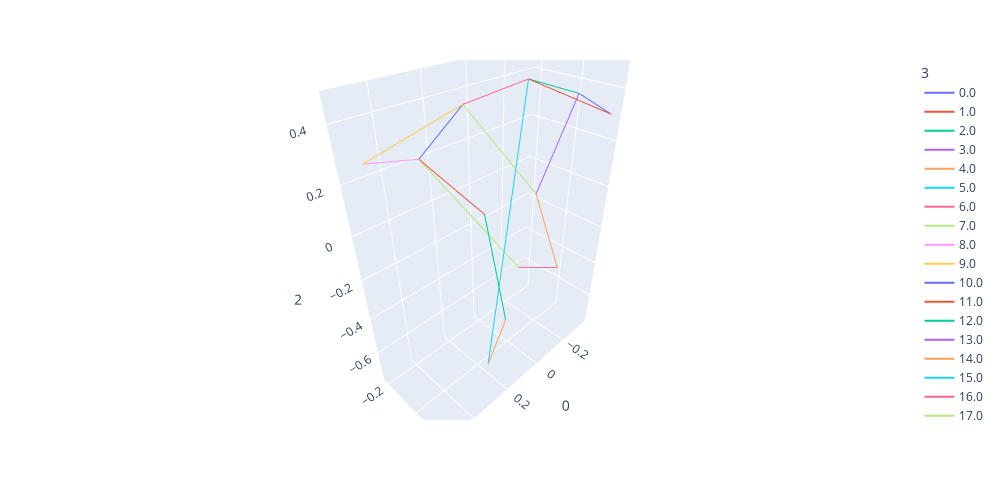

The notebook cell this image was saved under:
### Code cell
fig.update_xaxes()

### Figure 1 — Plotly figure (JSON) as saved in the notebook; plotly's stock layout.template omitted (floating-point values rounded to 4 significant figures)
{"data": [{"hovertemplate": "3=0.0<br>0=%{x}<br>1=%{y}<br>2=%{z}<extra></extra>", "legendgroup": "0.0", "line": {"color": "#636efa", "dash": "solid"}, "mode": "lines", "name": "0.0", "scene": "scene", "showlegend": true, "type": "scatter3d", "x": [-0.2712, -0.3578], "y": [0.07135, 0.1658], "z": [0.3808, 0.3056]}, {"hovertemplate": "3=1.0<br>0=%{x}<br>1=%{y}<br>2=%{z}<extra></extra>", "legendgroup": "1.0", "line": {"color": "#EF553B", "dash": "solid"}, "mode": "lines", "name": "1.0", "scene": "scene", "showlegend": true, "type": "scatter3d", "x": [-0.3578, -0.06311], "y": [0.1658, 0.004498], "z": [0.3056, 0.4582]}, {"hovertemplate": "3=2.0<br>0=%{x}<br>1=%{y}<br>2=%{z}<extra></extra>", "legendgroup": "2.0", "line": {"color": "#00cc96", "dash": "solid"}, "mode": "lines", "name": "2.0", "scene": "scene", "showlegend": true, "type": "scatter3d", "x": [-0.06311, -0.2712], "y": [0.004498, 0.07135], "z": [0.4582, 0.3808]}, {"hovertemplate": "3=3.0<br>0=%{x}<br>1=%{y}<br>2=%{z}<extra></extra>", "legendgroup": "3.0", "line": {"color": "#ab63fa", "dash": "solid"}, "mode": "lines", "name": "3.0", "scene": "scene", "showlegend": true, "type": "scatter3d", "x": [-0.2712, -0.1195], "y": [0.07135, 0.02471], "z": [0.3808, 0.006302]}, {"hovertemplate": "3=4.0<br>0=%{x}<br>1=%{y}<br>2=%{z}<extra></extra>", "legendgroup": "4.0", "line": {"color": "#FFA15A", "dash": "solid"}, "mode": "lines", "name": "4.0", "scene": "scene", "showlegend": true, "type": "scatter3d", "x": [-0.1195, -0.2077], "y": [0.02471, 0.1045], "z": [0.006302, -0.3754]}, {"hovertemplate": "3=5.0<br>0=%{x}<br>1=%{y}<br>2=%{z}<extra></extra>", "legendgroup": "5.0", "line": {"color": "#19d3f3", "dash": "solid"}, "mode": "lines", "name": "5.0", "scene": "scene", "showlegend": true, "type": "scatter3d", "x": [-0.2077, -0.2077], "y": [0.1045, 0.1045], "z": [-0.3754, -0.3754]}, {"hovertemplate": "3=6.0<br>0=%{x}<br>1=%{y}<br>2=%{z}<extra></extra>", "legendgroup": "6.0", "line": {"color": "#FF6692", "dash": "solid"}, "mode": "lines", "name": "6.0", "scene": "scene", "showlegend": true, "type": "scatter3d", "x": [-0.2077, -0.3257], "y": [0.1045, -0.2245], "z": [-0.3754, -0.629]}, {"hovertemplate": "3=7.0<br>0=%{x}<br>1=%{y}<br>2=%{z}<extra></extra>", "legendgroup": "7.0", "line": {"color": "#B6E880", "dash": "solid"}, "mode": "lines", "name": "7.0", "scene": "scene", "showlegend": true, "type": "scatter3d", "x": [-0.3257, 0.3191], "y": [-0.2245, -0.1257], "z": [-0.629, 0.2499]}, {"hovertemplate": "3=8.0<br>0=%{x}<br>1=%{y}<br>2=%{z}<extra></extra>", "legendgroup": "8.0", "line": {"color": "#FF97FF", "dash": "solid"}, "mode": "lines", "name": "8.0", "scene": "scene", "showlegend": true, "type": "scatter3d", "x": [0.3191, 0.5253], "y": [-0.1257, -0.1143], "z": [0.2499, 0.3054]}, {"hovertemplate": "3=9.0<br>0=%{x}<br>1=%{y}<br>2=%{z}<extra></extra>", "legendgroup": "9.0", "line": {"color": "#FECB52", "dash": "solid"}, "mode": "lines", "name": "9.0", "scene": "scene", "showlegend": true, "type": "scatter3d", "x": [0.5253, 0.1623], "y": [-0.1143, -0.07573], "z": [0.3054, 0.4062]}, {"hovertemplate": "3=10.0<br>0=%{x}<br>1=%{y}<br>2=%{z}<extra></extra>", "legendgroup": "10.0", "line": {"color": "#636efa", "dash": "solid"}, "mode": "lines", "name": "10.0", "scene": "scene", "showlegend": true, "type": "scatter3d", "x": [0.1623, 0.3191], "y": [-0.07573, -0.1257], "z": [0.4062, 0.2499]}, {"hovertemplate": "3=11.0<br>0=%{x}<br>1=%{y}<br>2=%{z}<extra></extra>", "legendgroup": "11.0", "line": {"color": "#EF553B", "dash": "solid"}, "mode": "lines", "name": "11.0", "scene": "scene", "showlegend": true, "type": "scatter3d", "x": [0.3191, 0.1195], "y": [-0.1257, -0.02473], "z": [0.2499, -0.006295]}, {"hovertemplate": "3=12.0<br>0=%{x}<br>1=%{y}<br>2=%{z}<extra></extra>", "legendgroup": "12.0", "line": {"color": "#00cc96", "dash": "solid"}, "mode": "lines", "name": "12.0", "scene": "scene", "showlegend": true, "type": "scatter3d", "x": [0.1195, 0.2079], "y": [-0.02473, 0.177], "z": [-0.006295, -0.3529]}, {"hovertemplate": "3=13.0<br>0=%{x}<br>1=%{y}<br>2=%{z}<extra></extra>", "legendgroup": "13.0", "line": {"color": "#ab63fa", "dash": "solid"}, "mode": "lines", "name": "13.0", "scene": "scene", "showlegend": true, "type": "scatter3d", "x": [0.2079, 0.2079], "y": [0.177, 0.177], "z": [-0.3529, -0.3529]}, {"hovertemplate": "3=14.0<br>0=%{x}<br>1=%{y}<br>2=%{z}<extra></extra>", "legendgroup": "14.0", "line": {"color": "#FFA15A", "dash": "solid"}, "mode": "lines", "name": "14.0", "scene": "scene", "showlegend": true, "type": "scatter3d", "x": [0.2079, 0.1845], "y": [0.177, 0.05542], "z": [-0.3529, -0.7412]}, {"hovertemplate": "3=15.0<br>0=%{x}<br>1=%{y}<br>2=%{z}<extra></extra>", "legendgroup": "15.0", "line": {"color": "#19d3f3", "dash": "solid"}, "mode": "lines", "name": "15.0", "scene": "scene", "showlegend": true, "type": "scatter3d", "x": [0.1845, -0.06311], "y": [0.05542, 0.004498], "z": [-0.7412, 0.4582]}, {"hovertemplate": "3=16.0<br>0=%{x}<br>1=%{y}<br>2=%{z}<extra></extra>", "legendgroup": "16.0", "line": {"color": "#FF6692", "dash": "solid"}, "mode": "lines", "name": "16.0", "scene": "scene", "showlegend": true, "type": "scatter3d", "x": [-0.06311, 0.1623], "y": [0.004498, -0.07573], "z": [0.4582, 0.4062]}, {"hovertemplate": "3=17.0<br>0=%{x}<br>1=%{y}<br>2=%{z}<extra></extra>", "legendgroup": "17.0", "line": {"color": "#B6E880", "dash": "solid"}, "mode": "lines", "name": "17.0", "scene": "scene", "showlegend": true, "type": "scatter3d", "x": [0.1623, -0.1195], "y": [-0.07573, 0.02471], "z": [0.4062, 0.006302]}], "layout": {"height": 500, "legend": {"title": {"text": "3"}, "tracegroupgap": 0}, "margin": {"t": 60}, "scene": {"domain": {"x": [0, 1], "y": [0, 1]}, "xaxis": {"title": {"text": "0"}}, "yaxis": {"title": {"text": "1"}}, "zaxis": {"title": {"text": "2"}}}, "width": 1000}}
